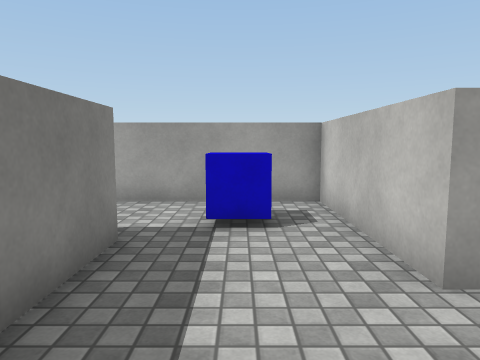
[1] (above)

16 first-person views from a walk through a Unity game level. The camera is 1.3 m above the floor, tilts 6° down and sees 70° across. The floor is counted in squares, 1 m on a side. Each view is taken from the middle of a square. On the plan, view 1 faces up. The plan holds only what a view shows up to about 15 squares ahead; the rest is blank. The place goes on beyond the plan. The player is left out. Surface patterns are stand-ins for the level's own textures.

[2]
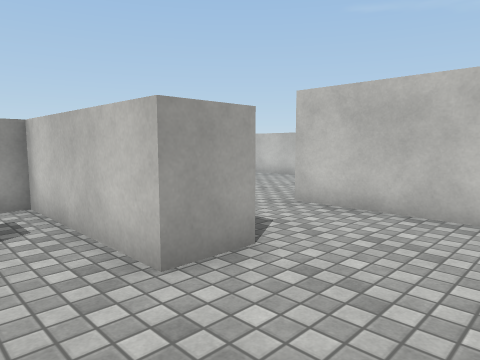

[3]
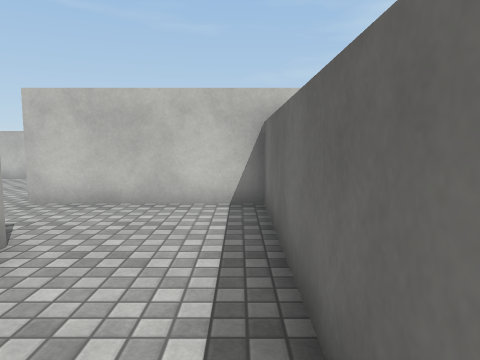

[4]
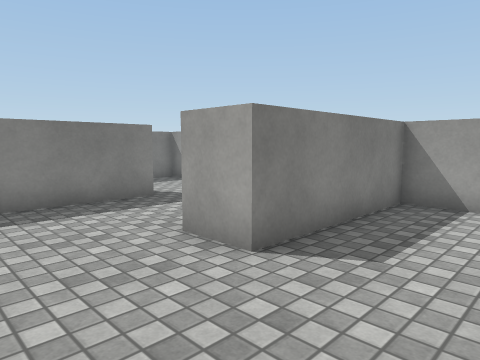

[5]
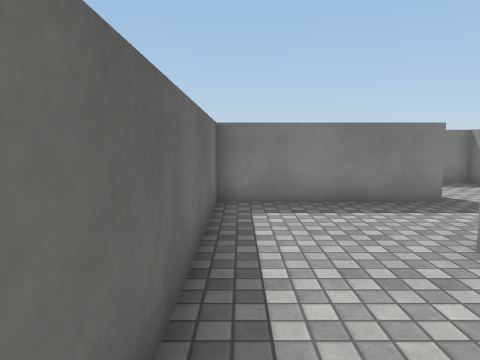

[6]
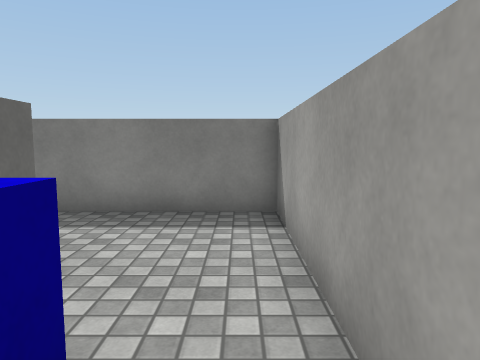

[7]
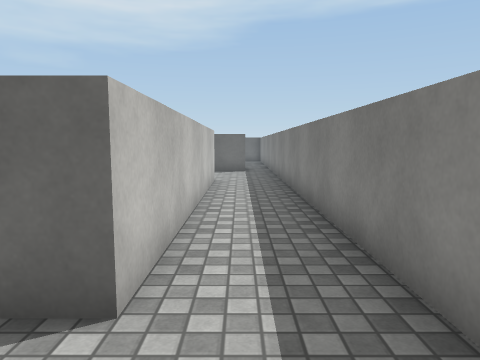

[8]
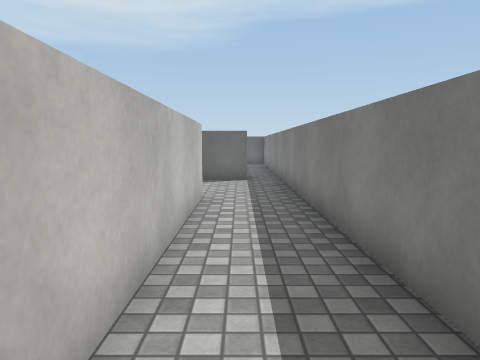

[9]
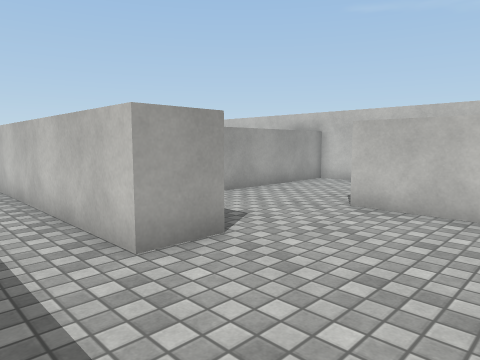

[10]
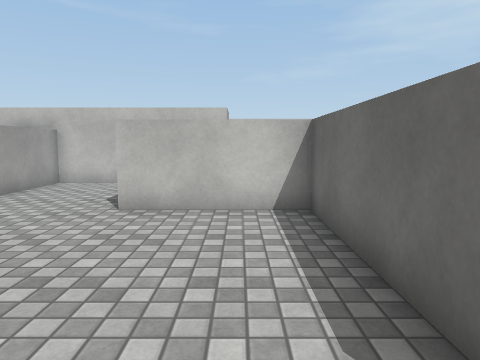

[11]
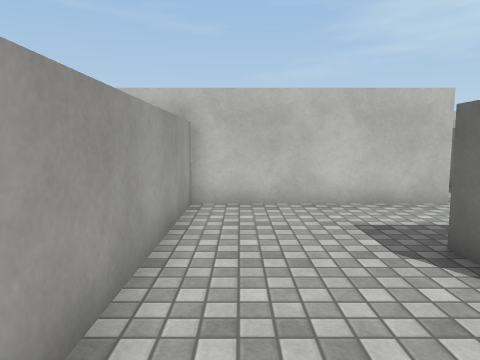

[12]
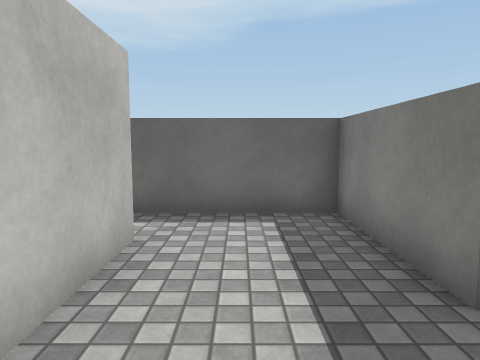

[13]
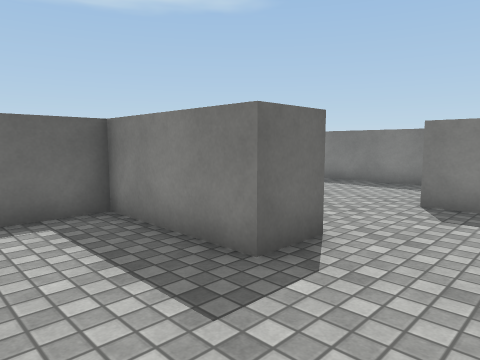

[14]
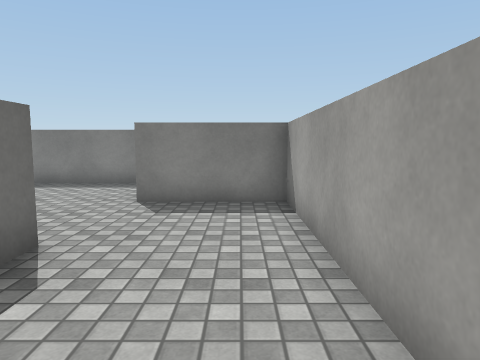

[15]
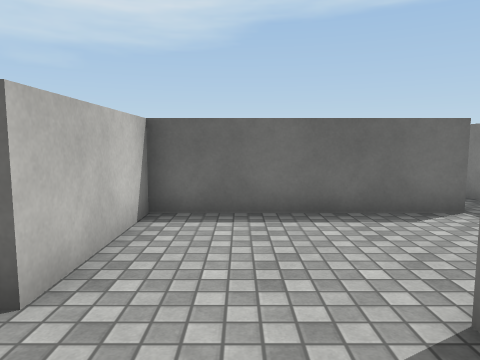

[16]
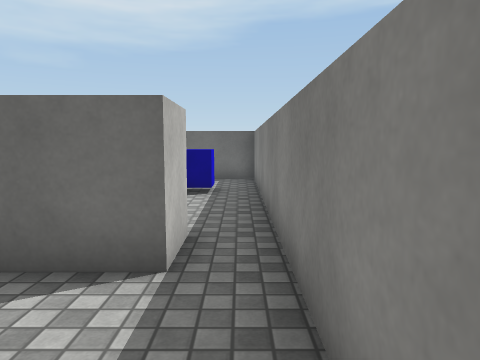

### Floor plan
Points are (right, up) in squares from view 1. A wall is a line through its corners. A room is listed if a view was taken in it or the views show most of it. See-through windows are left out.
Room 1 (views 1, 2, 3, 4, 5, 6, 7, 8)
walls: (-1.7, 4.6) (-1.7, -0.5) (6.4, -0.5) (6.4, 4.7); (4.8, 7.7) (3.1, 7.7) (3.1, 3) (1.7, 3) (1.7, 7.7) (-5.5, 7.7) (-5.5, -5.5); (-3.1, -5.3) (-3.1, 4.6) (-2.1, 4.6)
ways out: opening at (-4.5, -5) to room 2; opening at (7.5, 6.5)
objects: blue cube (0, 5) to (0, 6)
Room 2 (views 9, 10, 11, 12, 13, 14, 15, 16)
walls: (6.4, -7.6) (6.4, -1.9) (-1.7, -1.9) (-1.7, -5.3) (-3.1, -5.3); (-5.5, -5.5) (-5.5, -11.4); (-4.3, -10.9) (-4.3, -9.4) (1.7, -9.4) (1.7, -5.6) (3.1, -5.6) (3.1, -9.4) (7.1, -9.4)
ways out: opening at (-4.5, -5) to room 1; opening at (-5, -10.5); opening at (7.5, -8.5)

Positions as (right, up) in squares from view 1, and headings:
1: (0, 0), facing up
2: (0, 0), facing up-right
3: (-1, 0), facing right
4: (6, 0), facing up-left
5: (6, 0), facing left
6: (1, 7), facing left
7: (-4, 7), facing down
8: (-4, 3), facing down
9: (-5, -9), facing up-right
10: (-5, -8), facing right
11: (-1, -3), facing right
12: (5, -3), facing down
13: (6, -3), facing down-left
14: (6, -3), facing left
15: (0, -3), facing down
16: (-5, -6), facing down
